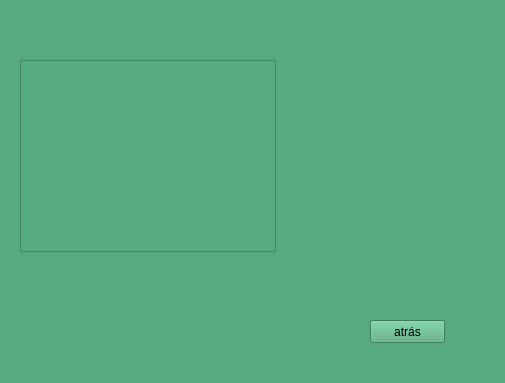
<?xml version="1.0" encoding="UTF-8"?>
<ui version="4.0">
 <class>solvePrim</class>
 <widget class="QWidget" name="solvePrim">
  <property name="geometry">
   <rect>
    <x>0</x>
    <y>0</y>
    <width>505</width>
    <height>383</height>
   </rect>
  </property>
  <property name="windowTitle">
   <string>Form</string>
  </property>
  <property name="styleSheet">
   <string notr="true">background-color: rgb(85, 170, 127);</string>
  </property>
  <widget class="QPushButton" name="pushButtonatras">
   <property name="geometry">
    <rect>
     <x>370</x>
     <y>320</y>
     <width>75</width>
     <height>23</height>
    </rect>
   </property>
   <property name="text">
    <string>atrás</string>
   </property>
  </widget>
  <widget class="QTableWidget" name="tableWidget">
   <property name="geometry">
    <rect>
     <x>20</x>
     <y>60</y>
     <width>256</width>
     <height>192</height>
    </rect>
   </property>
  </widget>
 </widget>
 <resources/>
 <connections/>
</ui>
